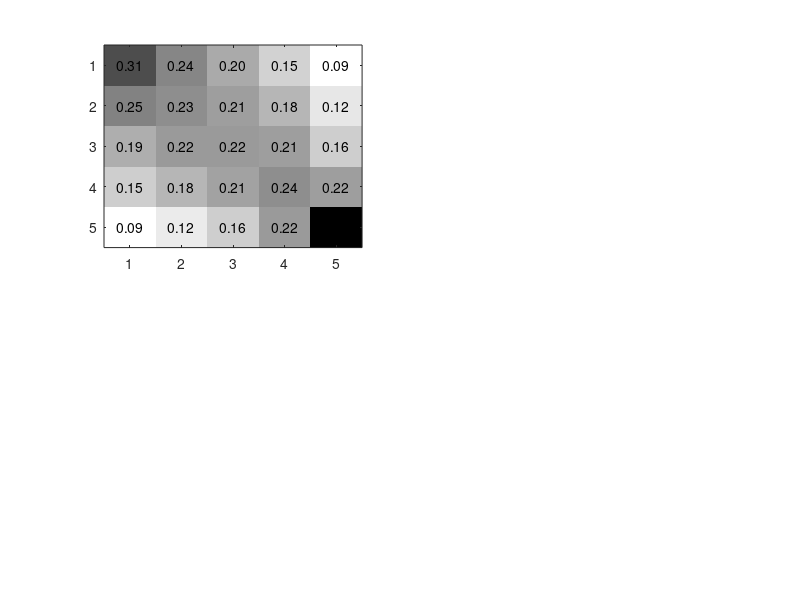

Write MATLAB code to recreate this figure. (Note: this script raises an error after producing the figure.)
%Creates Figure C.2 - three copulas (transition matrices) constructed by
%composing many delta-local rank-correlation preserving moves. Requires and
%data included in 'copula_moves.mat'

clear
close all
load('copula_moves.mat')

Nfracs=5;

subplot(2,2,1);
mat=aaa2;
imagesc(mat);
colormap(flipud(gray));
textStrings = num2str(mat(:), '%0.2f');
textStrings = strtrim(cellstr(textStrings));
[x, y] = meshgrid(1:Nfracs);
hStrings = text(x(:), y(:), textStrings(:), ...
    'HorizontalAlignment', 'center');
midValue = mean(get(gca, 'CLim'));
textColors = repmat(mat(:) > midValue, 1, 3);
set(hStrings, {'Color'}, num2cell(textColors, 2));
tmptmp=1:Nfracs;
tickss=strsplit(num2str(tmptmp));
set(gca, 'XTick', 1:Nfracs, ...
    'XTickLabel', tickss, ...
    'YTick', 1:Nfracs, ...
    'YTickLabel', tickss, ...
    'TickLength', [0 0]);
xlabel('Quintile of children')
ylabel('Quintile of parents')
title('Copula A')


subplot(2,2,2);
mat=D;
imagesc(mat);
colormap(flipud(gray));
textStrings = num2str(mat(:), '%0.2f');
textStrings = strtrim(cellstr(textStrings));
[x, y] = meshgrid(1:Nfracs);
hStrings = text(x(:), y(:), textStrings(:), ...
    'HorizontalAlignment', 'center');
midValue = mean(get(gca, 'CLim'));
textColors = repmat(mat(:) > midValue, 1, 3);
set(hStrings, {'Color'}, num2cell(textColors, 2));
tmptmp=1:Nfracs;
tickss=strsplit(num2str(tmptmp));
set(gca, 'XTick', 1:Nfracs, ...
    'XTickLabel', tickss, ...
    'YTick', 1:Nfracs, ...
    'YTickLabel', tickss, ...
    'TickLength', [0 0]);
xlabel('Quintile of children')
ylabel('Quintile of parents')
title('Copula B')


subplot(2,2,3);
mat=E;
imagesc(mat);
colormap(flipud(gray));
textStrings = num2str(mat(:), '%0.2f');
textStrings = strtrim(cellstr(textStrings));
[x, y] = meshgrid(1:Nfracs);
hStrings = text(x(:), y(:), textStrings(:), ...
    'HorizontalAlignment', 'center');
midValue = mean(get(gca, 'CLim'));
textColors = repmat(mat(:) > midValue, 1, 3);
set(hStrings, {'Color'}, num2cell(textColors, 2));
tmptmp=1:Nfracs;
tickss=strsplit(num2str(tmptmp));
set(gca, 'XTick', 1:Nfracs, ...
    'XTickLabel', tickss, ...
    'YTick', 1:Nfracs, ...
    'YTickLabel', tickss, ...
    'TickLength', [0 0]);
xlabel('Quintile of children')
ylabel('Quintile of parents')
title('Copula C')


subplot(2,2,4);
h1=plot(years_top10share(1:end-30),baseline,'k','linewidth',2);
hold on
h2=plot(years_top10share(1:end-30),copulaB,'k:','linewidth',2);
h3=plot(years_top10share(1:end-30),copulaC,'-','linewidth',2);

set(h3,'color',[0.5 0.5 0.5])
legend([h1,h2,h3],'Baseline (copula \bf{A})','Copula \bf{B}','Copula \bf{C}','location','southwest')
xlabel('Cohort')
ylabel('Abs. mobility (%)')
legend boxoff
box off
grid on

%Export figure
set(gcf,'color','w');
set(gcf, 'Position', [10 10 400*2 400*2]);
exportgraphics(gcf,'figureC2.jpg','Resolution',1200)
exportgraphics(gcf,'figureC2.pdf')
exportgraphics(gcf,'figureC2.eps')
close all
clear